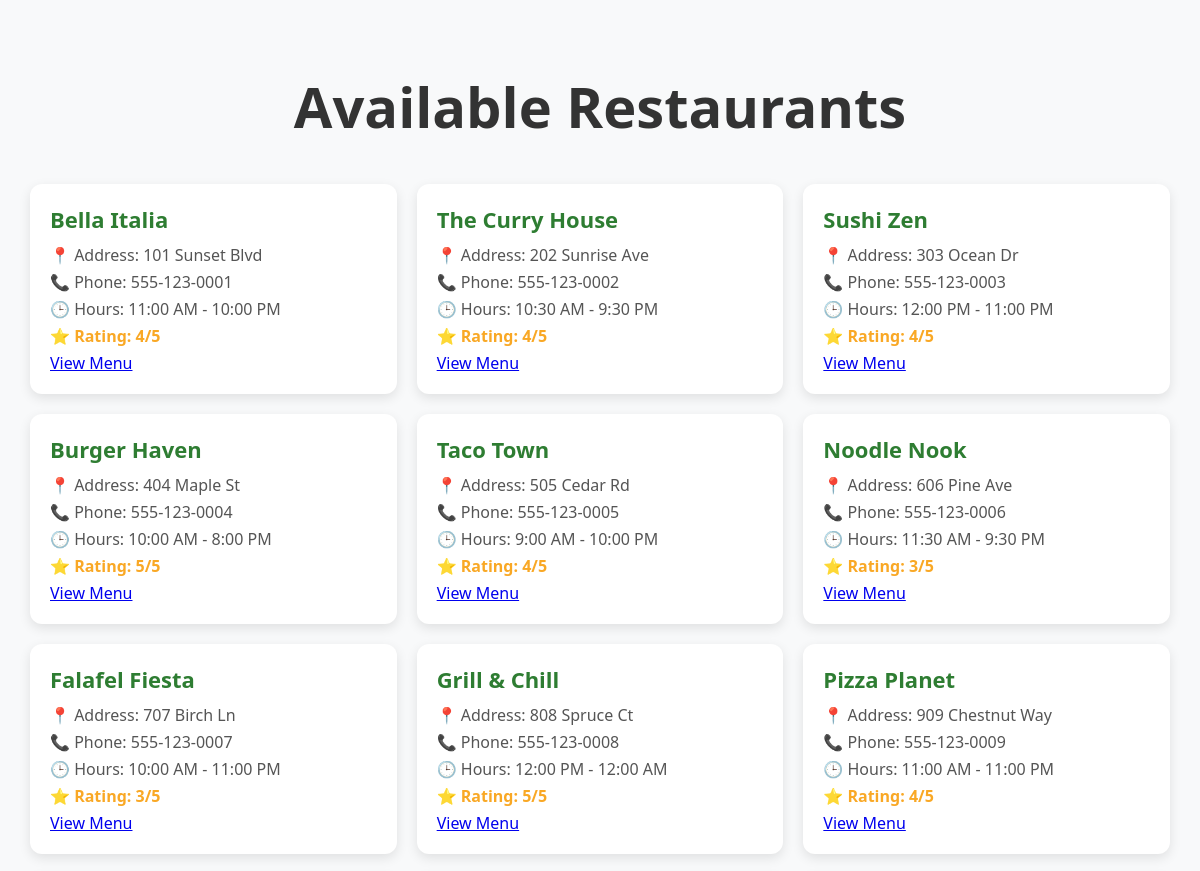
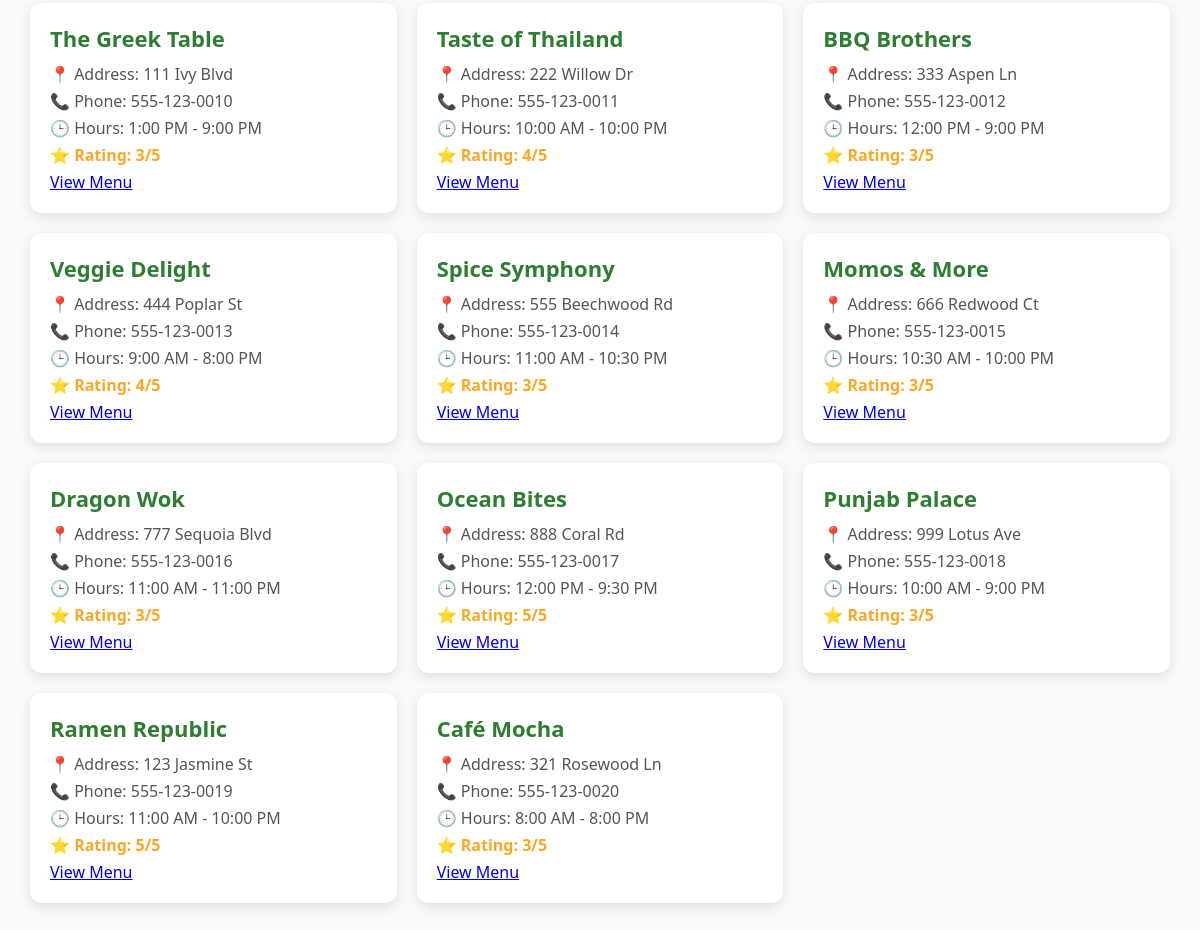
Page /restaurants (signed in) on the committed database (2 pictures, top to bottom).
### tables this page shows
CREATE TABLE Reviews (
    ReviewID INTEGER PRIMARY KEY AUTOINCREMENT,
    UserID INTEGER NOT NULL,
    RestaurantID INTEGER NOT NULL,
    Rating INTEGER CHECK(Rating BETWEEN 1 AND 5) NOT NULL,
    Comment TEXT,
    ReviewDate DATETIME DEFAULT CURRENT_TIMESTAMP,
    FOREIGN KEY (UserID) REFERENCES Users(UserID),
    FOREIGN KEY (RestaurantID) REFERENCES Restaurants(RestaurantID)
);

CREATE TABLE Restaurants (
    RestaurantID INTEGER PRIMARY KEY AUTOINCREMENT,
    OwnerID INTEGER NOT NULL,
    Name TEXT NOT NULL,
    Address TEXT NOT NULL,
    PhoneNumber TEXT NOT NULL,
    OpeningHours TEXT NOT NULL,
    FOREIGN KEY (OwnerID) REFERENCES Users(UserID)
);

### app.py (the view)
@app.route('/restaurants')
@login_required
def restaurants():
    restaurants = get_restaurants()
    print(restaurants)
    return render_template('restaurants.html', restaurants=restaurants)

### app.py (called while the page is built)
def login_required(f):
    @wraps(f)
    def decorated_function(*args, **kwargs):
        if 'UserID' not in session:
            return redirect(url_for('signin'))
        return f(*args, **kwargs)
    return decorated_function

### appUtils.py (called while the page is built)
def get_db_connection():
    conn = sqlite3.connect('database.db')
    conn.row_factory = sqlite3.Row  # Makes fetching results easier
    return conn

def get_restaurants():
    conn = get_db_connection()
    cursor = conn.cursor()
    cursor.execute("SELECT * FROM Restaurants JOIN Reviews ON Restaurants.RestaurantID = Reviews.RestaurantID")
    restaurants = cursor.fetchall()  # returns a list of all rows in the table
    conn.close()
    return restaurants # Return the list of restaurants

### templates/restaurants.html (shortened to what this page needs)
<!DOCTYPE html>
<html lang="en">
<head>
    <link rel="stylesheet" href="{{ url_for('static', filename='style.css') }}">
</head>
<body>
    <h1>Available Restaurants</h1>
    <div class="restaurant-container">
        {% for restaurant in restaurants %}
            <div class="restaurant-card">
                <div class="restaurant-name">{{ restaurant['name'] }}</div>
                <div class="restaurant-info">📍 Address: {{ restaurant['address'] }}</div>
                <div class="restaurant-info">📞 Phone: {{ restaurant['PhoneNumber'] }}</div>
                <div class="restaurant-info">🕒 Hours: {{ restaurant['openinghours'] }}</div>
                <div class="restaurant-info rating">⭐ Rating: {{ restaurant['rating'] }}/5</div>
                <a href="{{ url_for('show_menu', restaurant_id=restaurant['restaurantid']) }}">View Menu</a>
            </div>
        {% endfor %}
    </div>
</body>
</html>

### static/style.css (style rules this page uses)
body { margin: 0; padding: 0; font-family: 'Segoe UI', Tahoma, Geneva, Verdana, sans-serif; }
h1 { font-size: 3.5em; margin-bottom: 20px; }
.restaurant-container { display: grid; grid-template-columns: repeat(auto-fit, minmax(320px, 1fr)); gap: 20px; max-width: 1200px; margin: 0 auto; }
.restaurant-card { background-color: white; padding: 20px; border-radius: 12px; box-shadow: 0 4px 12px rgba(0,0,0,0.1); transition: transform 0.2s ease; }
.restaurant-name { font-size: 22px; font-weight: bold; color: #2e7d32; margin-bottom: 10px; }
.restaurant-info { margin: 5px 0; color: #555; }
.rating { font-weight: bold; color: #f9a825; }

### templates/restaurants.html (style rules this page uses)
body { font-family: 'Segoe UI', sans-serif; background-color: #f8f9fa; margin: 0; padding: 30px; }
h1 { text-align: center; color: #333; margin-bottom: 40px; }

### rows in the picture
Reviews: name "Bella Italia", address "101 Sunset Blvd", PhoneNumber "555-123-0001", openinghours "11:00 AM - 10:00 PM", rating "4"
Reviews: name "The Curry House", address "202 Sunrise Ave", PhoneNumber "555-123-0002", openinghours "10:30 AM - 9:30 PM", rating "4"
Reviews: name "Sushi Zen", address "303 Ocean Dr", PhoneNumber "555-123-0003", openinghours "12:00 PM - 11:00 PM", rating "4"
Reviews: name "Burger Haven", address "404 Maple St", PhoneNumber "555-123-0004", openinghours "10:00 AM - 8:00 PM", rating "5"
Reviews: name "Taco Town", address "505 Cedar Rd", PhoneNumber "555-123-0005", openinghours "9:00 AM - 10:00 PM", rating "4"
Reviews: name "Noodle Nook", address "606 Pine Ave", PhoneNumber "555-123-0006", openinghours "11:30 AM - 9:30 PM", rating "3"
Reviews: name "Falafel Fiesta", address "707 Birch Ln", PhoneNumber "555-123-0007", openinghours "10:00 AM - 11:00 PM", rating "3"
Reviews: name "Grill & Chill", address "808 Spruce Ct", PhoneNumber "555-123-0008", openinghours "12:00 PM - 12:00 AM", rating "5"
Reviews: name "Pizza Planet", address "909 Chestnut Way", PhoneNumber "555-123-0009", openinghours "11:00 AM - 11:00 PM", rating "4"
Reviews: name "The Greek Table", address "111 Ivy Blvd", PhoneNumber "555-123-0010", openinghours "1:00 PM - 9:00 PM", rating "3"
Reviews: name "Taste of Thailand", address "222 Willow Dr", PhoneNumber "555-123-0011", openinghours "10:00 AM - 10:00 PM", rating "4"
Reviews: name "BBQ Brothers", address "333 Aspen Ln", PhoneNumber "555-123-0012", openinghours "12:00 PM - 9:00 PM", rating "3"
Reviews: name "Veggie Delight", address "444 Poplar St", PhoneNumber "555-123-0013", openinghours "9:00 AM - 8:00 PM", rating "4"
Reviews: name "Spice Symphony", address "555 Beechwood Rd", PhoneNumber "555-123-0014", openinghours "11:00 AM - 10:30 PM", rating "3"
Reviews: name "Momos & More", address "666 Redwood Ct", PhoneNumber "555-123-0015", openinghours "10:30 AM - 10:00 PM", rating "3"
Reviews: name "Dragon Wok", address "777 Sequoia Blvd", PhoneNumber "555-123-0016", openinghours "11:00 AM - 11:00 PM", rating "3"
Reviews: name "Ocean Bites", address "888 Coral Rd", PhoneNumber "555-123-0017", openinghours "12:00 PM - 9:30 PM", rating "5"
Reviews: name "Punjab Palace", address "999 Lotus Ave", PhoneNumber "555-123-0018", openinghours "10:00 AM - 9:00 PM", rating "3"
Reviews: name "Ramen Republic", address "123 Jasmine St", PhoneNumber "555-123-0019", openinghours "11:00 AM - 10:00 PM", rating "5"
Reviews: name "Café Mocha", address "321 Rosewood Ln", PhoneNumber "555-123-0020", openinghours "8:00 AM - 8:00 PM", rating "3"
